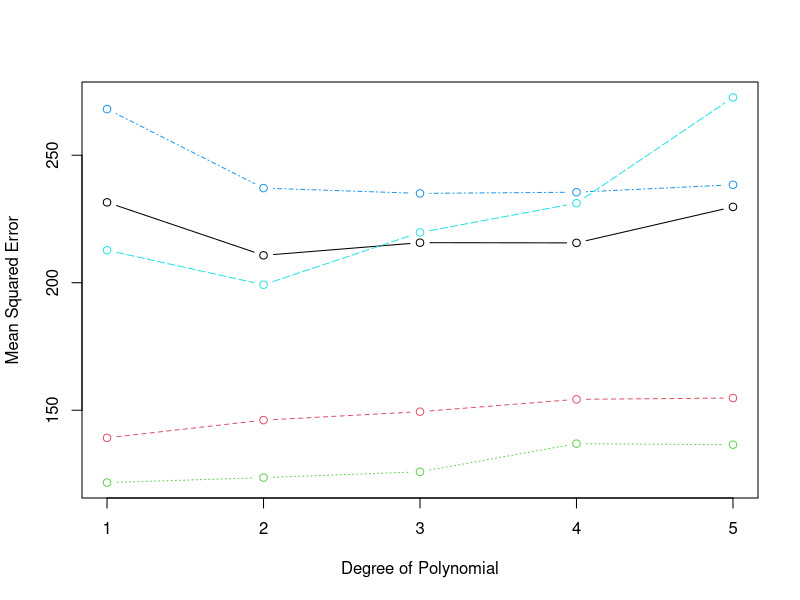
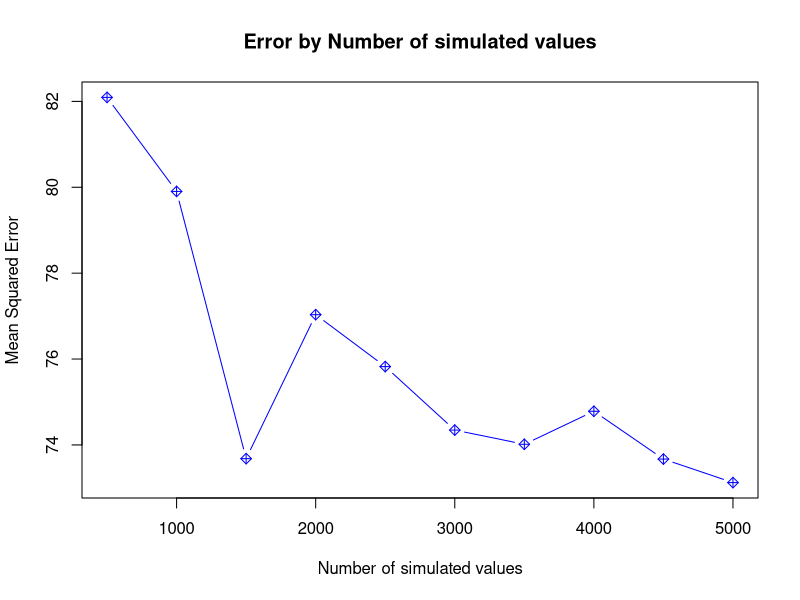
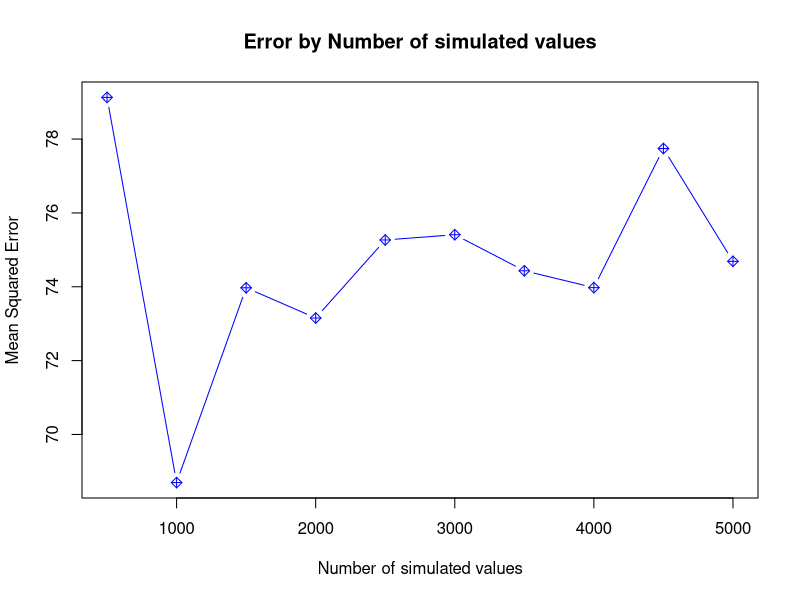

These charts were generated, in order, by the following R code:
## ---- chunk 1
library(tidyverse)
## ---- chunk 2
data <- read.table("dados.full-preparadoP2.csv", sep = ";", header = T)
data <- data %>%
  mutate(across(c(nc, ac, dc, tchr), ~ as.numeric(gsub(",", ".", .))))
str(data)
## ---- chunk 3
set.seed(1)
sorteio <- sample(1:length(data$tchr), replace = FALSE)
## ---- chunk 4
k <- 5
cvs <- split(sorteio,1:k)
cv <- 1:k 
## ---- chunk 5
grau.polinomio <- 5
cv.error.5 <- matrix (NA, nrow = k, ncol = grau.polinomio)
## ---- chunk 6
for (k in cv) { 
  for (i in 1:grau.polinomio) {
    
    glm.fit <- glm(tchr ~ poly(nc ,i), data = data[-c(cvs[[k]]),])
    
    cv.error.5[k,i] <- mean((data$tchr-predict(glm.fit, data))[cvs[[k]]]^2, na.rm = T)
    
  }
}
## ---- chunk 7
cv.error.5
## ---- chunk 8
matplot(1:grau.polinomio, t(cv.error.5), type = "b", pch = 1,
        ylab = "Mean Squared Error", xlab = "Degree of Polynomial")
## ---- chunk 9
colMeans(cv.error.5)
## ---- chunk 10
diag(var(cv.error.5))
## ---- chunk 11
cv.error.nc <- matrix(NA, nrow = k, ncol = grau.polinomio)
for (k in cv) { 
  for (i in 1:grau.polinomio) {
    glm.fit <- glm(tchr ~ poly(nc ,i), data = data[-c(cvs[[k]]),])
    cv.error.nc[k,i] <- mean((data$tchr-predict(glm.fit, data))[cvs[[k]]]^2, na.rm = T)
  }
}
melhor_grau_nc <- which.min(colMeans(cv.error.nc))

cv.error.ac <- matrix(NA, nrow = k, ncol = grau.polinomio)
for (k in cv) { 
  for (i in 1:grau.polinomio) {
    glm.fit <- glm(tchr ~ poly(ac ,i), data = data[-c(cvs[[k]]),])
    cv.error.ac[k,i] <- mean((data$tchr-predict(glm.fit, data))[cvs[[k]]]^2, na.rm = T)
  }
}
melhor_grau_ac <- which.min(colMeans(cv.error.ac))

cv.error.dc <- matrix(NA, nrow = k, ncol = grau.polinomio)
for (k in cv) { 
  for (i in 1:grau.polinomio) {
    glm.fit <- glm(tchr ~ poly(dc ,i), data = data[-c(cvs[[k]]),])
    cv.error.dc[k,i] <- mean((data$tchr-predict(glm.fit, data))[cvs[[k]]]^2, na.rm = T)
  }
}
melhor_grau_dc <- which.min(colMeans(cv.error.dc))
## ---- chunk 12
formula_final <- as.formula(paste(
  "tchr ~ poly(nc,", melhor_grau_nc, ") +",
  "poly(ac,", melhor_grau_ac, ") +",
  "poly(dc,", melhor_grau_dc, ")"
))
formula_final
## ---- chunk 13
cv.error.final <- matrix(NA, nrow = k, ncol = 1)

for (k in cv) {
  glm.final <- glm(formula_final, data = data[-c(cvs[[k]]), ])
  cv.error.final[k, 1] <- mean((data$tchr - predict(glm.final, data))[cvs[[k]]]^2, na.rm = TRUE)
}

cv.error.final

mean(cv.error.final)

## ---- chunk 14
train <- data |> filter(exp != 1)
test <- data |> filter(exp == 1)
## ---- chunk 15
glm3 <- glm(tchr ~ poly(nc, 2) + poly(ac, 1) + poly(dc, 1), data = train)
## ---- chunk 16
summary(glm3)
## ---- chunk 17
testp <- test |> mutate(predicted_tchr = predict(glm3, newdata = test, type = "response"))
## ---- chunk 18
error <- mean((testp$tchr - testp$predicted_tchr)^2)
error
## ---- chunk 19
variaveis <- train |> select(tchr, nc, dc, ac)
matriz_cov <- cov(variaveis)
matriz_cov
## ---- chunk 20
summary(train[,4:7])
## ---- chunk 21
gera.mult.chol<-function(vu, sigma, iter)
  {
  mu <- vu
  fc <- chol(sigma)
  iter <- iter
  p <- length(fc[1,])
  variaveis <- matrix(99, iter, p)
  for (i in 1:iter)
    {
    z <- rnorm(p)
    variaveis[i,] <- mu+t(fc)%*%z 
    }
  return(variaveis)
}
## ---- chunk 22
simulations <- c(500, 1000, 1500, 2000, 2500, 3000, 3500, 4000, 4500, 5000)

mu <- c(108.35, 108.2, 25.28, 2.527)

set.seed(2)
for (sim in simulations){
  j <- gera.mult.chol(mu, matriz_cov, sim)
  temp_df <- as.data.frame(j) |> rename(tchr = V1, nc = V2, dc = V3, ac = V4)
  assign(paste0("j_", sim), temp_df)
}

calcular_error <- function(data){
  modelo <- glm(tchr ~ poly(nc, 2) + poly(ac, 1) + poly(dc, 1), data = data)
  test <- test |> mutate(predicted_tchr = predict(modelo, newdata = test, type = "response"))
  error <- mean((test$tchr - test$predicted_tchr)^2)
  return(error)
}

datasets <- list(j_500, j_1000, j_1500, j_2000, j_2500,
                 j_3000, j_3500, j_4000, j_4500, j_5000)

e <- lapply(datasets, calcular_error)
## ---- chunk 23
matplot(simulations, unlist(e), type = "b", col = "blue", pch = 9,
        xlab = "Number of simulated values", ylab = "Mean Squared Error", 
        main = "Error by Number of simulated values")
## ---- chunk 24
set.seed(5)
for (sim in simulations){
  j <- gera.mult.chol(mu, matriz_cov, sim)
  temp_df <- as.data.frame(j) |> rename(tchr = V1, nc = V2, dc = V3, ac = V4)
  assign(paste0("j_", sim), temp_df)
}

datasets <- list(j_500, j_1000, j_1500, j_2000, j_2500,
                 j_3000, j_3500, j_4000, j_4500, j_5000)

e <- lapply(datasets, calcular_error)

matplot(simulations, unlist(e), type = "b", col = "blue", pch = 9,
        xlab = "Number of simulated values", ylab = "Mean Squared Error", 
        main = "Error by Number of simulated values")
